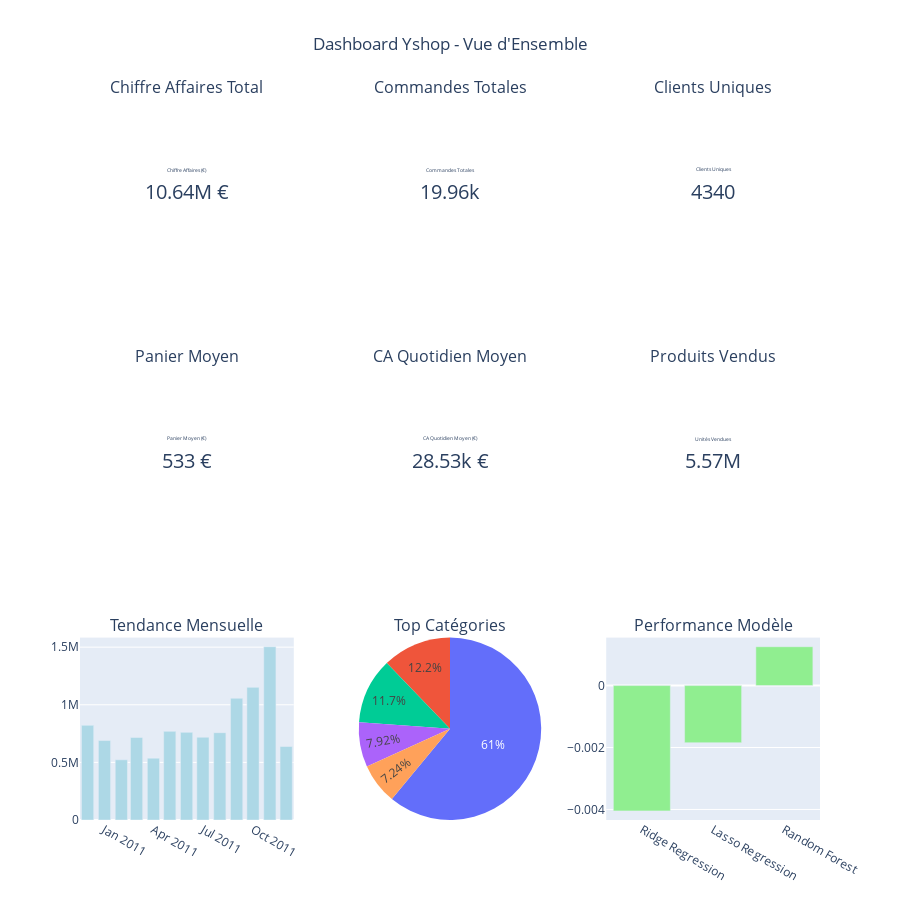

Notebook cell for this chart:
### Markdown cell above
## 5. Data Storytelling et Dashboard Interactif

Dans cette section, nous allons :
- Créer un dashboard interactif de synthèse
- Présenter les insights clés pour Yshop
- Fournir des recommandations business
- Créer une interface utilisateur pour les prédictions

### Code cell
# 5.1 Dashboard de Synthèse des KPIs
print("DASHBOARD DE SYNTHÈSE - KPIs YSHOP")
print("=" * 60)

# Calcul des KPIs principaux
total_revenue = df['total_price'].sum()
total_quantity = df['quantity'].sum()
total_orders = df['invoice_id'].nunique()
total_customers = df['customer_id'].nunique()
avg_order_value = total_revenue / total_orders
days_in_period = (df['date'].max() - df['date'].min()).days
daily_avg_revenue = total_revenue / days_in_period

# Création d'un dashboard avec des gauges et métriques
fig_dashboard = make_subplots(
    rows=3, cols=3,
    subplot_titles=(
        'Chiffre Affaires Total', 'Commandes Totales', 'Clients Uniques',
        'Panier Moyen', 'CA Quotidien Moyen', 'Produits Vendus',
        'Tendance Mensuelle', 'Top Catégories', 'Performance Modèle'
    ),
    specs=[[{"type": "indicator"}, {"type": "indicator"}, {"type": "indicator"}],
           [{"type": "indicator"}, {"type": "indicator"}, {"type": "indicator"}],
           [{"type": "bar"}, {"type": "pie"}, {"type": "scatter"}]],
    vertical_spacing=0.12
)

# KPI 1: Chiffre d'Affaires Total
fig_dashboard.add_trace(go.Indicator(
    mode="number",
    value=total_revenue,
    title={"text": "Chiffre Affaires (€)"},
    number={'prefix': "", 'suffix': " €", 'font': {'size': 20}},
    domain={'row': 0, 'column': 0}
), row=1, col=1)

# KPI 2: Commandes Totales
fig_dashboard.add_trace(go.Indicator(
    mode="number",
    value=total_orders,
    title={"text": "Commandes Totales"},
    number={'font': {'size': 20}},
    domain={'row': 0, 'column': 1}
), row=1, col=2)

# KPI 3: Clients Uniques
fig_dashboard.add_trace(go.Indicator(
    mode="number",
    value=total_customers,
    title={"text": "Clients Uniques"},
    number={'font': {'size': 20}},
    domain={'row': 0, 'column': 2}
), row=1, col=3)

# KPI 4: Panier Moyen
fig_dashboard.add_trace(go.Indicator(
    mode="number",
    value=avg_order_value,
    title={"text": "Panier Moyen (€)"},
    number={'prefix': "", 'suffix': " €", 'font': {'size': 20}},
    domain={'row': 1, 'column': 0}
), row=2, col=1)

# KPI 5: CA Quotidien Moyen
fig_dashboard.add_trace(go.Indicator(
    mode="number",
    value=daily_avg_revenue,
    title={"text": "CA Quotidien Moyen (€)"},
    number={'prefix': "", 'suffix': " €", 'font': {'size': 20}},
    domain={'row': 1, 'column': 1}
), row=2, col=2)

# KPI 6: Produits Vendus
fig_dashboard.add_trace(go.Indicator(
    mode="number",
    value=total_quantity,
    title={"text": "Unités Vendues"},
    number={'font': {'size': 20}},
    domain={'row': 1, 'column': 2}
), row=2, col=3)

# Graphique 7: Tendance Mensuelle
monthly_trend = df.groupby(df['date'].dt.to_period('M'))['total_price'].sum()
fig_dashboard.add_trace(go.Bar(
    x=[str(x) for x in monthly_trend.index],
    y=monthly_trend.values,
    name="CA Mensuel",
    marker_color='lightblue'
), row=3, col=1)

# Graphique 8: Top Catégories
top_categories = df.groupby('category')['total_price'].sum().sort_values(ascending=False).head(5)
fig_dashboard.add_trace(go.Pie(
    labels=top_categories.index,
    values=top_categories.values,
    name="Top Catégories"
), row=3, col=2)

# Graphique 9: Performance du Modèle
model_performance = pd.DataFrame(list(results.items()), columns=['Modèle', 'Métriques'])
r2_scores = [results[model]['R²'] for model in results.keys()]
fig_dashboard.add_trace(go.Bar(
    x=list(results.keys()),
    y=r2_scores,
    name="R² Score",
    marker_color='lightgreen'
), row=3, col=3)

fig_dashboard.update_layout(
    height=900,
    showlegend=False,
    title_text="Dashboard Yshop - Vue d'Ensemble",
    title_x=0.5
)

fig_dashboard.show()

# Affichage des insights clés
print(f"\nINSIGHTS CLÉS POUR YSHOP")
print("=" * 40)
print(f"Chiffre d'affaires total: {total_revenue:,.2f} €")
print(f"Nombre de commandes: {total_orders:,}")
print(f"Clients uniques: {total_customers:,}")
print(f"Panier moyen: {avg_order_value:.2f} €")
print(f"CA quotidien moyen: {daily_avg_revenue:.2f} €")
print(f"Unités vendues: {total_quantity:,}")
print(f"Pays desservis: {df['country'].nunique()}")
print(f"Catégories de produits: {df['category'].nunique()}")
print(f"Produits uniques: {df['product_code'].nunique()}")

### Figure 1 — Plotly figure (JSON) as saved in the notebook; plotly's stock layout.template omitted (floating-point values rounded to 4 significant figures)
{"data": [{"domain": {"column": 0, "row": 0, "x": [0, 0.2889], "y": [0.7467, 1]}, "mode": "number", "number": {"font": {"size": 20}, "prefix": "", "suffix": " €"}, "title": {"text": "Chiffre Affaires (€)"}, "type": "indicator", "value": 10640000.0}, {"domain": {"column": 1, "row": 0, "x": [0.3556, 0.6444], "y": [0.7467, 1]}, "mode": "number", "number": {"font": {"size": 20}}, "title": {"text": "Commandes Totales"}, "type": "indicator", "value": 19960}, {"domain": {"column": 2, "row": 0, "x": [0.7111, 1], "y": [0.7467, 1]}, "mode": "number", "number": {"font": {"size": 20}}, "title": {"text": "Clients Uniques"}, "type": "indicator", "value": 4338}, {"domain": {"column": 0, "row": 1, "x": [0, 0.2889], "y": [0.3733, 0.6267]}, "mode": "number", "number": {"font": {"size": 20}, "prefix": "", "suffix": " €"}, "title": {"text": "Panier Moyen (€)"}, "type": "indicator", "value": 533.2}, {"domain": {"column": 1, "row": 1, "x": [0.3556, 0.6444], "y": [0.3733, 0.6267]}, "mode": "number", "number": {"font": {"size": 20}, "prefix": "", "suffix": " €"}, "title": {"text": "CA Quotidien Moyen (€)"}, "type": "indicator", "value": 28530.0}, {"domain": {"column": 2, "row": 1, "x": [0.7111, 1], "y": [0.3733, 0.6267]}, "mode": "number", "number": {"font": {"size": 20}}, "title": {"text": "Unités Vendues"}, "type": "indicator", "value": 5572421}, {"marker": {"color": "lightblue"}, "name": "CA Mensuel", "type": "bar", "x": ["2010-12", "2011-01", "2011-02", "2011-03", "2011-04", "2011-05", "2011-06", "2011-07", "2011-08", "2011-09", "2011-10", "2011-11", "2011-12"], "xaxis": "x", "y": [821500.0, 689800.0, 522500.0, 716200.0, 537000.0, 769300.0, 760500.0, 718100.0, 757800.0, 1056000.0, 1151000.0, 1504000.0, 637800.0], "yaxis": "y"}, {"domain": {"x": [0.3556, 0.6444], "y": [0, 0.2533]}, "labels": ["Autre", "Sacs & Accessoires", "Décoration Romantique", "Éclairage & Bougies", "Vaisselle & Boissons"], "name": "Top Catégories", "type": "pie", "values": [5487000.0, 1097000.0, 1048000.0, 712600.0, 651600.0]}, {"marker": {"color": "lightgreen"}, "name": "R² Score", "type": "bar", "x": ["Ridge Regression", "Lasso Regression", "Random Forest"], "xaxis": "x2", "y": [-0.004045, -0.001845, 0.001254], "yaxis": "y2"}], "layout": {"annotations": [{"font": {"size": 16}, "showarrow": false, "text": "Chiffre Affaires Total", "x": 0.1444, "xanchor": "center", "xref": "paper", "y": 1, "yanchor": "bottom", "yref": "paper"}, {"font": {"size": 16}, "showarrow": false, "text": "Commandes Totales", "x": 0.5, "xanchor": "center", "xref": "paper", "y": 1, "yanchor": "bottom", "yref": "paper"}, {"font": {"size": 16}, "showarrow": false, "text": "Clients Uniques", "x": 0.8556, "xanchor": "center", "xref": "paper", "y": 1, "yanchor": "bottom", "yref": "paper"}, {"font": {"size": 16}, "showarrow": false, "text": "Panier Moyen", "x": 0.1444, "xanchor": "center", "xref": "paper", "y": 0.6267, "yanchor": "bottom", "yref": "paper"}, {"font": {"size": 16}, "showarrow": false, "text": "CA Quotidien Moyen", "x": 0.5, "xanchor": "center", "xref": "paper", "y": 0.6267, "yanchor": "bottom", "yref": "paper"}, {"font": {"size": 16}, "showarrow": false, "text": "Produits Vendus", "x": 0.8556, "xanchor": "center", "xref": "paper", "y": 0.6267, "yanchor": "bottom", "yref": "paper"}, {"font": {"size": 16}, "showarrow": false, "text": "Tendance Mensuelle", "x": 0.1444, "xanchor": "center", "xref": "paper", "y": 0.2533, "yanchor": "bottom", "yref": "paper"}, {"font": {"size": 16}, "showarrow": false, "text": "Top Catégories", "x": 0.5, "xanchor": "center", "xref": "paper", "y": 0.2533, "yanchor": "bottom", "yref": "paper"}, {"font": {"size": 16}, "showarrow": false, "text": "Performance Modèle", "x": 0.8556, "xanchor": "center", "xref": "paper", "y": 0.2533, "yanchor": "bottom", "yref": "paper"}], "height": 900, "showlegend": false, "title": {"text": "Dashboard Yshop - Vue d'Ensemble", "x": 0.5}, "xaxis": {"anchor": "y", "domain": [0, 0.2889]}, "xaxis2": {"anchor": "y2", "domain": [0.7111, 1]}, "yaxis": {"anchor": "x", "domain": [0, 0.2533]}, "yaxis2": {"anchor": "x2", "domain": [0, 0.2533]}}}
